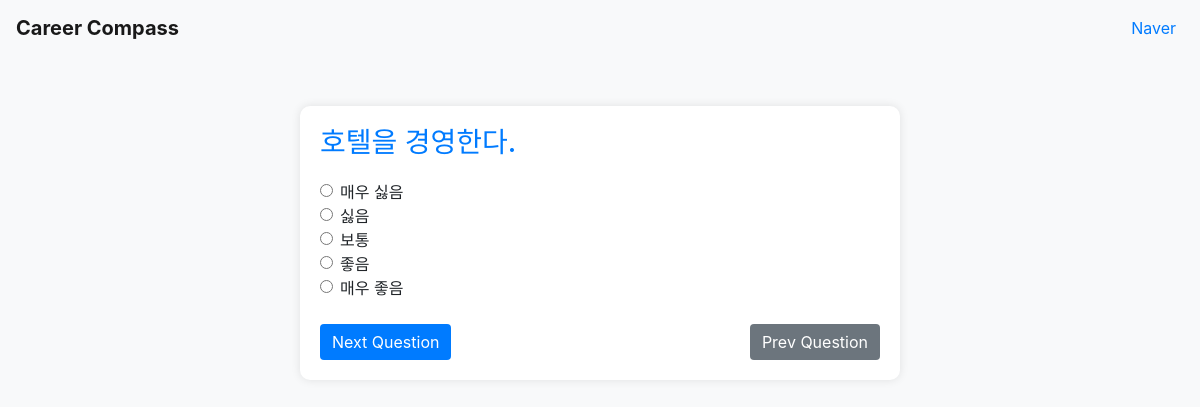
Page /polls/3/ on the earlier database version.
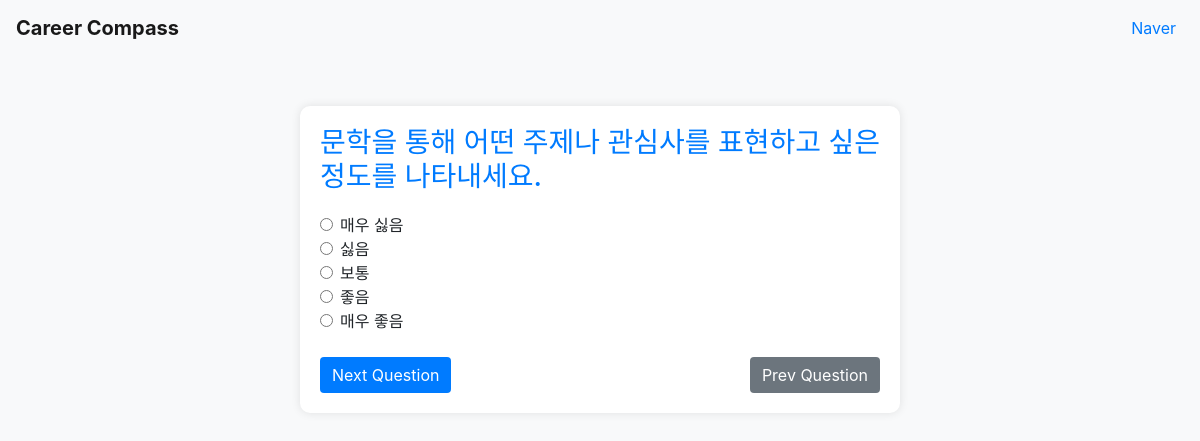
Same page on the later database version.
### polls/models.py (models this page shows)
class Question(models.Model):
    question_text = models.CharField(max_length=200)
    question_code = models.IntegerField()

### polls/views.py (the view, shortened to what this page needs)
# urls.py: path('<int:question_id>/', PollView.as_view(), name='poll'),
class PollView(View):
    template_name = 'index.html'
    def get(self, request, question_id):
        question = get_object_or_404(Question, pk=question_id)
        return render(request, self.template_name, {'question': question, 'question_id': question_id})

### templates/index.html (shortened to what this page needs)
<!DOCTYPE html>
<html lang="en">
<head>
    <link rel="stylesheet" href="https://cdn.jsdelivr.net/npm/bootstrap@4.4.1/dist/css/bootstrap.min.css">
</head>
<body>
<nav class="navbar navbar-expand-lg navbar-light bg-light">
    <a class="navbar-brand" href="/">Career Compass</a>
    <div class="collapse navbar-collapse" id="navbarSupportedContent">
      <ul class="navbar-nav ml-auto">
        <li class="nav-item">
          <a class="nav-link" href="https://www.naver.com">Naver</a>
        </li>
      </ul>
    </div>
</nav>
<div class="form">
    <form method="post">
        <h3>{{ question.question_text }}</h3>
        <div class="form-check">
            <input class="form-check-input" type="radio" name="question_{{ question_id }}" value="1" id="choice1" required>
            <label class="form-check-label" for="choice1">매우 싫음</label>
        </div>
        <div class="form-check">
            <input class="form-check-input" type="radio" name="question_{{ question_id }}" value="2" id="choice2" required>
            <label class="form-check-label" for="choice2">싫음</label>
        </div>
        <div class="form-check">
            <input class="form-check-input" type="radio" name="question_{{ question_id }}" value="3" id="choice3" required>
            <label class="form-check-label" for="choice3">보통</label>
        </div>
        <div class="form-check">
            <input class="form-check-input" type="radio" name="question_{{ question_id }}" value="4" id="choice4" required>
            <label class="form-check-label" for="choice4">좋음</label>
        </div>
        <div class="form-check">
            <input class="form-check-input" type="radio" name="question_{{ question_id }}" value="5" id="choice5" required>
            <label class="form-check-label" for="choice5">매우 좋음</label>
        </div>
        <br>
        <div class="d-flex justify-content-between">
            <button type="submit" class="btn btn-primary">Next Question</button>
            {% if question_id > 1 %}
                <a href="{% url 'polls:poll' question_id=question_id|add:'-1' %}" class="btn btn-secondary">Prev Question</a>
            {% endif %}
        </div>
    </form>
</div>

Differences in the rows shown:
changed Question: question_text "호텔을 경영한다." → "문학을 통해 어떤 주제나 관심사를 표현하고 싶은 정도를 나타내세요."
